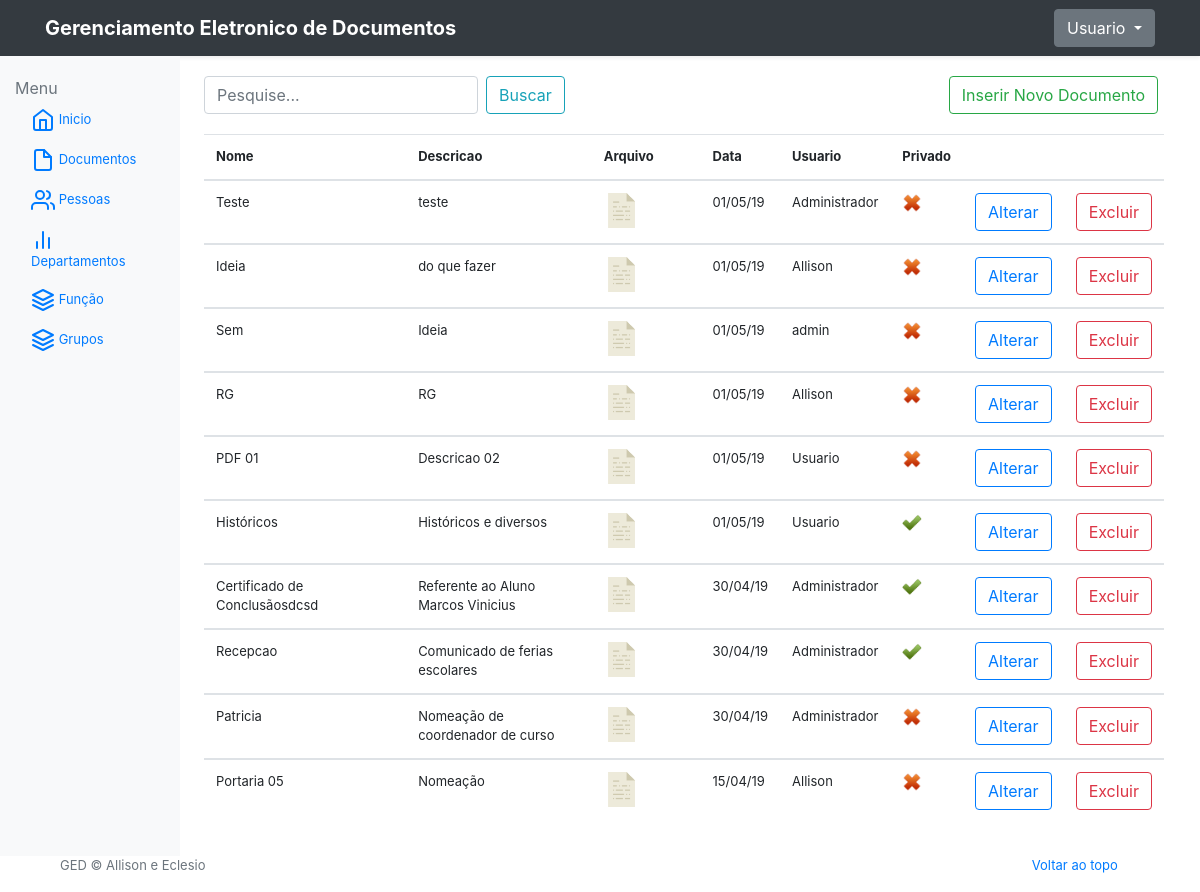
The page /dashboard/documentos/ (signed in) on the database as committed earlier.
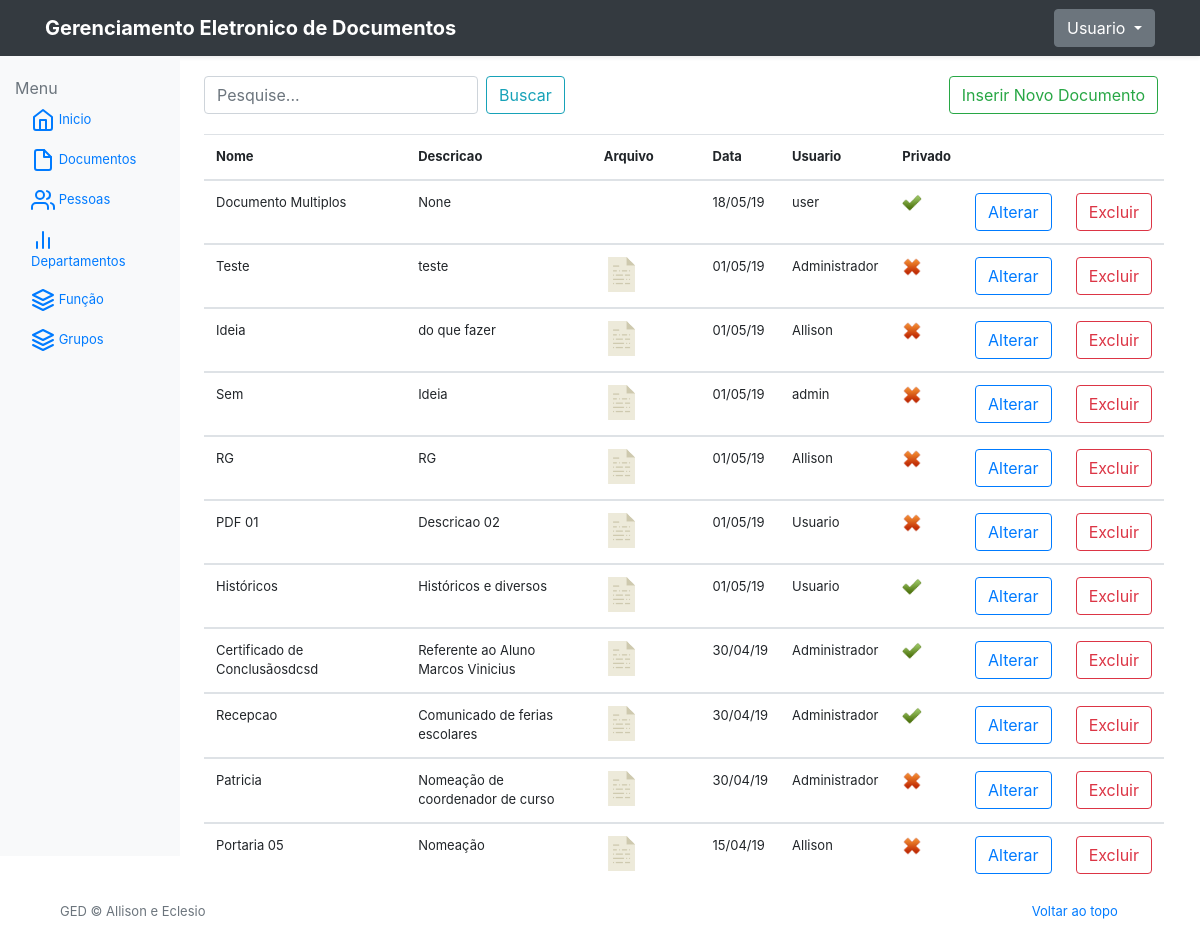
The same page on the database as committed later.
### GED/models.py (models this page shows, shortened)
class Documento(models.Model):
    nome = models.CharField(max_length=100)
    data_cadastro = models.DateTimeField(auto_now_add=True)
    descricao = models.CharField(max_length=1000, null = True, blank=True)
    arquivo = models.FileField(upload_to='uploads/', blank=True)
    pessoa_dono = models.ForeignKey(Pessoa, related_name='pessoa_doc_dono', verbose_name="Referente a", on_delete=models.CASCADE, null = True)
    pessoa_usuario = models.ForeignKey(User, related_name='pessoa_doc_usuario', verbose_name="Responsável", on_delete=models.CASCADE, null = True)
    pessoa_compartilha = models.ForeignKey(Pessoa, verbose_name="Compartihar", on_delete=models.CASCADE, null = True)
    grupo = models.ForeignKey(Group, verbose_name="Compartihar", on_delete=models.CASCADE, null = True)
    documento_privado = models.BooleanField(default=False)
    @property
    def isPDF(self):
        return self.arquivo.name.endswith(".pdf")
    @property
    def isIMG(self):
        return self.arquivo.name.endswith(".png") or self.arquivo.name.endswith(".jpg") or self.arquivo.name.endswith(".jpeg")

### GED/views.py (the view)
# urls.py: path('dashboard/documentos/', views.dashboard_documentos, name='dashboard_documentos'),
@login_required
def dashboard_documentos(request):
    documentos = Documento.objects.filter(pessoa_usuario=request.user) | Documento.objects.filter(pessoa_compartilha__user=request.user) | Documento.objects.filter(documento_privado=False) | Documento.objects.filter(pessoa_compartilha__user__isnull = True ) .order_by('-data_cadastro')
    return render(request, 'details_documentos.html', {'documentos':documentos})

### GED/templates/details_documentos.html (shortened to what this page needs)
{% extends "base-menu.html" %}
{% block main %}
<div class="search-field">
    <form action="{% url 'dashboard_busca_documentos' %}" method="POST" class="form-inline my-2 my-lg-0">
        <input name="consulta" class="form-control mr-sm-2" type="search" placeholder="Pesquise..." aria-label="Search">
        <button class="btn btn-outline-info my-2 my-sm-0" type="submit">Buscar</button>
    </form>
    <div style="margin-left: 40%">
        <form action="{% url 'create_documents' %}">
            <button class="btn btn-outline-success my-2 my-sm-0" type="submit">Inserir Novo
                Documento</button>
        </form>
    </div>
</div>
<div class="table-responsive">
    <table class="table  table-hover">
        <thead>
            <col width="40%">
            <col width="40%">
            <col width="30%">
            <col width="30%">
            <col width="30%">
            <col width="">
            <tr>
                <th>Nome</th>
                <th>Descricao</th>
                <th>Arquivo</th>
                <th>Data</th>
                <th>Usuario</th>
                <th>Privado</th>
                <th></th>
                <th></th>
            </tr>
        </thead>
        {% for doc in documentos %}
        <tbody>
            <tr>
                <td>{{ doc.nome }}</td>
                <td>{{ doc.descricao }}</td>
                {% if doc.isPDF %}
                <td><a href="{{ documento.arquivo }}"><img src="/media/images/pdf.png" height="35" alt=""></a></td>
                {% elif doc.isIMG %}
                <td><a download href="{{ documento.arquivo }}"><img src="/media/images/image.png" height="35" alt=""></a></td>
                {% else %}
                <td><a download href="{{ documento.arquivo }}"><img src="/media/images/document.png" height="35" alt=""></a></td>
                {% endif %}
                <td>{{ doc.data_cadastro|date:"d/m/y"}}</td>
                <td>{{ doc.pessoa_usuario }}</td>
                {% if doc.documento_privado is True %}
                <td><img src="/media/images/true.png" height="20" alt=""></td>
                {% else %}
                <td><img src="/media/images/false.png" height="20" alt=""></td>
                {% endif %}
                <td><a href="{% url 'update_documento' doc.id %}"><button type="button"
                            class="btn btn-outline-primary">Alterar</button></a></td>
                <td><a href="{% url 'delete_documento' doc.id %}"
                        onclick="return confirm('Deseja Remover {{ doc.nome }} ?')"><button type="button"
                            class="btn btn-outline-danger">Excluir</button></a></td>
            </tr>
        </tbody>
        {% endfor %}
    </table>
</div>
{% endblock main %}

Rows that differ between the two databases and show on the page:
added Documento: nome "Documento Multiplos", descricao "None", data_cadastro "18/05/19", pessoa_usuario "user", documento_privado True (drawn)
